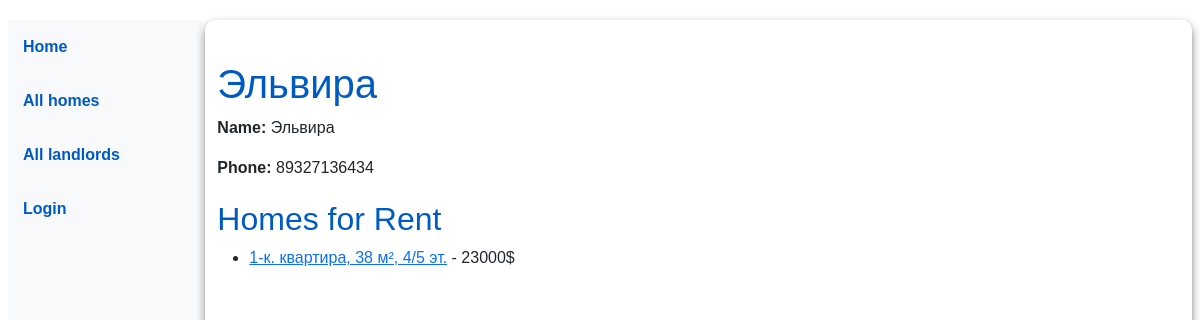
The page /catalog/landlord/4/ on the database as committed earlier.
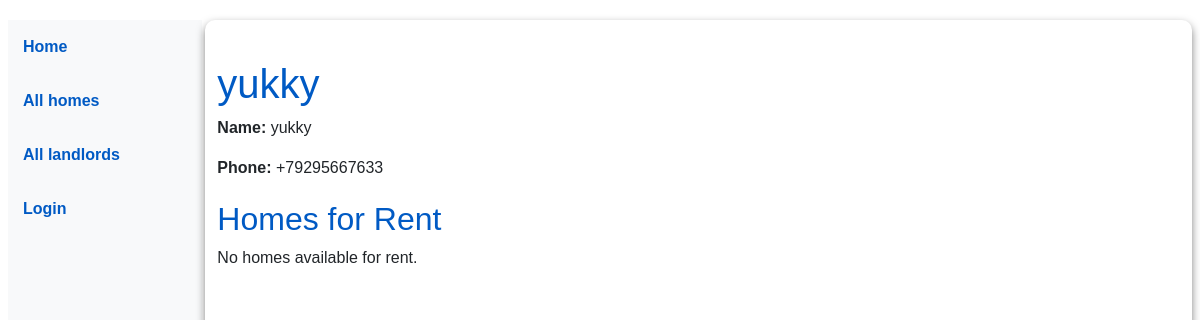
The same page on the database as committed later.
### catalog/models.py (models this page shows, shortened)
class Landlord(models.Model):
    user = models.OneToOneField(User, on_delete=models.CASCADE, related_name="landlord", null=True, blank=True)
    name = models.CharField(max_length=100)
    phone_number = models.CharField(max_length=100)

class Home(models.Model):
    title = models.CharField(
        max_length=200,
        help_text="Краткое описание квартиры"
    )
    landlord = models.ForeignKey(
        'Landlord',
        on_delete=models.SET_NULL,
        null=True,
        help_text="Арендодатель квартиры"
    )
    description = models.TextField(
        max_length=1000,
        help_text="Введите описание квартиры"
    )
    price = models.CharField(
        max_length=10,
        help_text="Цена аренды"
    )
    quantity = models.ForeignKey(
        'QuantityRooms',
        on_delete=models.SET_NULL,
        null=True,
        help_text="Выберите количество комнат"
    )
    city = models.CharField(
        max_length=100,
        help_text="Город, где находится квартира"
    )
    street = models.CharField(
        max_length=200,
        help_text="Улица, где находится квартира"
    )
    house_number = models.CharField(
        max_length=10,
        help_text="Номер дома"
    )
    apartment_number = models.CharField(
        max_length=10,
        help_text="Номер квартиры",
        blank=True
    )
    original_address = models.URLField(
        unique=True,
        blank = True,
        null=True,
        help_text="Уникальный URL с оригинального сайта"
    )
    id = models.UUIDField(
        primary_key=True,
        default=uuid.uuid4,
        help_text="Уникальный ID квартиры"
    )
    views_count = models.IntegerField(
        default=0
    )
    publication_date = models.DateTimeField(
        auto_now_add=True
    )
    adrs = models.CharField(
        max_length=100,
        help_text="Адрес из объявления",
        blank=True
    )
    class Meta:
        ordering = ["city", "street", "house_number", "price"]
    def get_absolute_url(self):
        return reverse('home-detail', args=[str(self.id)])

### catalog/views.py (the view)
# urls.py: path('landlord/<int:pk>/', views.LandlordDetailView.as_view(), name='landlord-detail'),
class LandlordDetailView(generic.DetailView):
    model = Landlord
    template_name = 'catalog/landlord_detail.html'

### catalog/templates/catalog/landlord_detail.html
{% extends "base_generic.html" %}
{% block content %}
  <h1>{{ landlord.name }}</h1>
  <p><strong>Name:</strong> {{ landlord.name }}</p>
  <p><strong>Phone:</strong> {{ landlord.phone_number }}</p>
  <h2>Homes for Rent</h2>
  {% if landlord.home_set.all %}
    <ul>
      {% for home in landlord.home_set.all %}
        <li>
          <a href="{{ home.get_absolute_url }}">{{ home.title }}</a> - {{ home.price }}$
        </li>
      {% endfor %}
    </ul>
  {% else %}
    <p>No homes available for rent.</p>
  {% endif %}
{% endblock %}

Rows that differ between the two databases and show on the page:
removed Home: title "1-к. квартира, 38 м², 4/5 эт.", price "23000"
changed Landlord: name "Эльвира" → "yukky"; phone_number "89327136434" → "+79295667633"
Other text that changed with them:
text now shown: "No homes available for rent."
